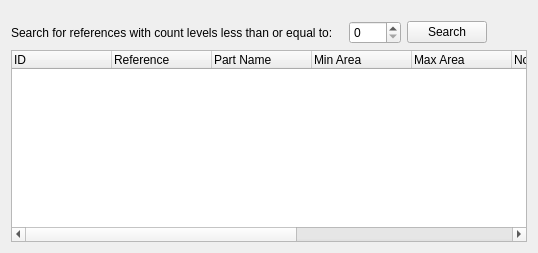
        <widget class="QWidget" name="tab_inv_dets">
         <attribute name="title">
          <string>Inventory Details</string>
         </attribute>
         <layout class="QGridLayout" name="gridLayout_3">
          <item row="0" column="0">
           <layout class="QVBoxLayout" name="verticalLayout_2">
            <item>
             <spacer name="verticalSpacer_2">
              <property name="orientation">
               <enum>Qt::Vertical</enum>
              </property>
              <property name="sizeType">
               <enum>QSizePolicy::Fixed</enum>
              </property>
              <property name="sizeHint" stdset="0">
               <size>
                <width>20</width>
                <height>10</height>
               </size>
              </property>
             </spacer>
            </item>
            <item>
             <layout class="QHBoxLayout" name="horizontalLayout">
              <item>
               <widget class="QLabel" name="label_14">
                <property name="styleSheet">
                 <string notr="true">font: 75 14pt &quot;Century Gothic&quot;;</string>
                </property>
                <property name="text">
                 <string>Search for references with count levels less than or equal to:</string>
                </property>
               </widget>
              </item>
              <item>
               <spacer name="horizontalSpacer_2">
                <property name="orientation">
                 <enum>Qt::Horizontal</enum>
                </property>
                <property name="sizeType">
                 <enum>QSizePolicy::Fixed</enum>
                </property>
                <property name="sizeHint" stdset="0">
                 <size>
                  <width>10</width>
                  <height>20</height>
                 </size>
                </property>
               </spacer>
              </item>
              <item>
               <widget class="QSpinBox" name="count_num">
                <property name="minimumSize">
                 <size>
                  <width>52</width>
                  <height>0</height>
                 </size>
                </property>
                <property name="maximumSize">
                 <size>
                  <width>80</width>
                  <height>16777215</height>
                 </size>
                </property>
               </widget>
              </item>
              <item>
               <widget class="QPushButton" name="btn_search">
                <property name="minimumSize">
                 <size>
                  <width>52</width>
                  <height>0</height>
                 </size>
                </property>
                <property name="maximumSize">
                 <size>
                  <width>120</width>
                  <height>16777215</height>
                 </size>
                </property>
                <property name="text">
                 <string>Search</string>
                </property>
               </widget>
              </item>
              <item>
               <spacer name="horizontalSpacer">
                <property name="orientation">
                 <enum>Qt::Horizontal</enum>
                </property>
                <property name="sizeHint" stdset="0">
                 <size>
                  <width>40</width>
                  <height>20</height>
                 </size>
                </property>
               </spacer>
              </item>
             </layout>
            </item>
            <item>
             <widget class="QTableWidget" name="table_inv">
              <property name="styleSheet">
               <string notr="true">font: 10pt &quot;Century Gothic&quot;;</string>
              </property>
              <column>
               <property name="text">
                <string>ID</string>
               </property>
               <property name="textAlignment">
                <set>AlignLeading|AlignVCenter</set>
               </property>
              </column>
              <column>
               <property name="text">
                <string>Reference</string>
               </property>
               <property name="textAlignment">
                <set>AlignLeading|AlignVCenter</set>
               </property>
              </column>
              <column>
               <property name="text">
                <string>Part Name</string>
               </property>
               <property name="textAlignment">
                <set>AlignLeading|AlignVCenter</set>
               </property>
              </column>
              <column>
               <property name="text">
                <string>Min Area</string>
               </property>
               <property name="textAlignment">
                <set>AlignLeading|AlignVCenter</set>
               </property>
              </column>
              <column>
               <property name="text">
                <string>Max Area</string>
               </property>
               <property name="textAlignment">
                <set>AlignLeading|AlignVCenter</set>
               </property>
              </column>
              <column>
               <property name="text">
                <string>No. of Holes</string>
               </property>
               <property name="textAlignment">
                <set>AlignLeading|AlignVCenter</set>
               </property>
              </column>
              <column>
               <property name="text">
                <string>Min Diameter</string>
               </property>
               <property name="textAlignment">
                <set>AlignLeading|AlignVCenter</set>
               </property>
              </column>
              <column>
               <property name="text">
                <string>Max Diameter</string>
               </property>
               <property name="textAlignment">
                <set>AlignLeading|AlignVCenter</set>
               </property>
              </column>
              <column>
               <property name="text">
                <string>Count</string>
               </property>
               <property name="textAlignment">
                <set>AlignLeading|AlignVCenter</set>
               </property>
              </column>
             </widget>
            </item>
           </layout>
          </item>
         </layout>
        </widget>
